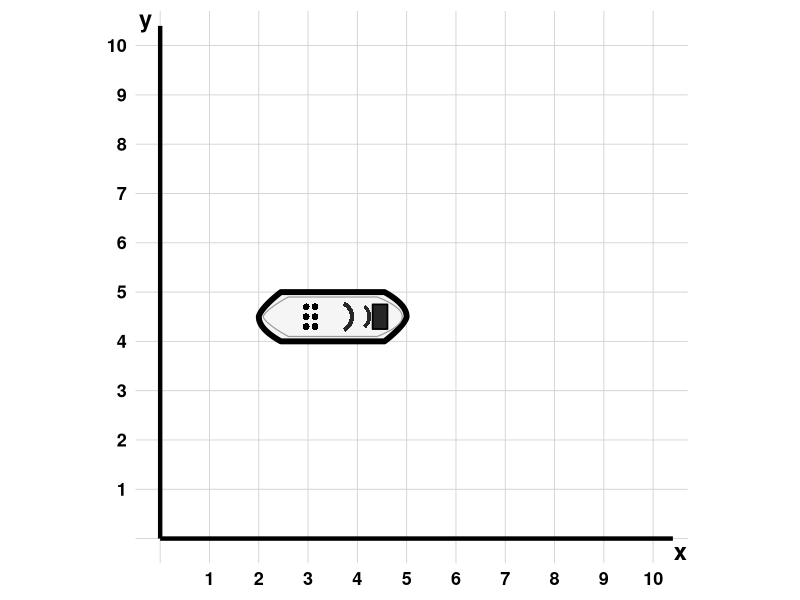

The R script that drew this image:
## ---- chunk 1
# ============================================================
# coordenadas_vertices_plano_cartesiano_metacognitivo_interpretacion_n2_schoice_v1
# Basado en item ICFES MAT-2026-1-022 (pregunta 116)
# Competencia: Interpretación y representación
# Componente: Geométrico-métrico
# Nivel: 2  |  DOK: 2  |  Bloom: Comprender
# ============================================================

library(ggplot2)

# === Helpers (Familia 1 y 5 — regla #21) ===
pick_int <- function(a, b) if (a >= b) a else sample(a:b, 1L)
safe_sample <- function(x, size, replace = TRUE) {
  if (length(x) == 0L)
    stop("safe_sample(): vector de entrada vacio o NULL.")
  if (length(x) == 1L) rep(x, size) else sample(x, size, replace = replace)
}

# === Parametros del plano ===
grid_max <- 10L

# === Parametros del barco (aleatorizados por semilla — regla #22) ===
ancho_barco <- pick_int(3L, 6L)
alto_barco  <- pick_int(1L, 2L)

x_min <- pick_int(1L, grid_max - ancho_barco)
x_max <- x_min + ancho_barco

# y_min: TODO el rango disponible, sin exclusiones.
#
# Hasta el 2026-07-28 este bloque aplicaba 4 exclusiones (y_min != x_min,
# y_max != x_max, y_min != x_max, y_max != x_min). Existian para que el
# retirado GEO-COORD-03 (4 puntos sobre la diagonal y = x) no mostrara puntos
# repetidos. Al sustituirlo por GEO-COORD-04 quedaron obsoletas.
#
# Medido por enumeracion exhaustiva (docs/BACKLOG.md P2.7): sin ninguna
# exclusion hay 374 versiones con 374 respuestas correctas distintas y CERO
# colisiones entre las 4 opciones. Retirarlas amplia el espacio un 68%
# (222 -> 374) sin ningun efecto adverso.
#
# Nota: la exclusion y_min != x_min se justificaba como "evita que
# GEO-COORD-01 (inversion) colapse sobre la correcta". Esa justificacion era
# FALSA: la inversion nunca puede igualar a la correcta, porque exigiria a la
# vez y_min == x_min e y_max == x_min, o sea alto_barco == 0, imposible con
# alto_barco >= 1.
#
# El stopifnot de unicidad (más abajo) sigue siendo la red de seguridad real.
y_pool <- 1L:(grid_max - alto_barco)
stopifnot(length(y_pool) > 0L)
y_min <- safe_sample(y_pool, 1L)
y_max <- y_min + alto_barco

# === Respuesta correcta ===
correcta <- paste0(
  "(", x_min, ", ", y_min, "); (",
  x_min, ", ", y_max, "); (",
  x_max, ", ", y_min, ") y (",
  x_max, ", ", y_max, ")."
)

# === Distractores ===
# GEO-COORD-01: Inversion de ejes (intercambia x <-> y)
dist_inv <- paste0(
  "(", y_min, ", ", x_min, "); (",
  y_max, ", ", x_min, "); (",
  y_min, ", ", x_max, ") y (",
  y_max, ", ", x_max, ")."
)

# GEO-COORD-02: Rango reducido (toma solo el centro del barco)
x_mid <- as.integer(floor((x_min + x_max) / 2))
dist_centro <- paste0(
  "(", x_mid, ", ", y_min, "); (",
  x_mid, ", ", y_max, "); (",
  x_mid + 1L, ", ", y_min, ") y (",
  x_mid + 1L, ", ", y_max, ")."
)

# GEO-COORD-04: Desplazamiento de una unidad al contar la cuadricula.
#
# SUSTITUYE a GEO-COORD-03 (4 puntos sobre la diagonal y = x), retirado el
# 2026-07-28 por ser estructuralmente eliminable: era la única opcion cuyos 4
# puntos tenian la forma (v,v) — colineales — mientras las otras tres comparten
# la estructura "2 valores de x x 2 valores de y". Un estudiante podia
# descartarlo por la FORMA del texto, sin mirar la figura (regla #22 §P5).
# Ver docs/BACKLOG.md P0.1.
#
# Este distractor conserva la estructura 2x2, así que solo se puede descartar
# leyendo las coordenadas reales del barco. La direccion del desplazamiento se
# adapta para no salirse de la grilla: a la derecha si hay margen, a la
# izquierda si el barco ya toca el borde derecho.
desplaz <- if (x_max < grid_max) 1L else -1L
dist_desplaz <- paste0(
  "(", x_min + desplaz, ", ", y_min, "); (",
  x_min + desplaz, ", ", y_max, "); (",
  x_max + desplaz, ", ", y_min, ") y (",
  x_max + desplaz, ", ", y_max, ")."
)

# === Verificar 4 opciones distintas ===
all_opts <- c(correcta, dist_inv, dist_centro, dist_desplaz)
stopifnot(length(unique(all_opts)) == 4L)
# Los 4 desplazamientos deben caer dentro de la grilla [1, grid_max]
stopifnot(x_min + desplaz >= 1L, x_max + desplaz <= grid_max)

# === Mezclar opciones (exshuffle: TRUE se encarga, pero preparamos sol) ===
opciones_pre <- list(
  correcta       = correcta,
  inv_ejes       = dist_inv,
  rango_reducido = dist_centro,
  desplazamiento = dist_desplaz
)
perm <- sample(4L)
opciones <- unlist(opciones_pre[perm], use.names = FALSE)
nombres  <- names(opciones_pre)[perm]
sol <- as.integer(nombres == "correcta")

# === Info de errores para Solution (identificados por contenido, regla #19) ===
errores_info <- list(
  inv_ejes = list(
    codigo = "GEO-COORD-01",
    nombre = "Inversión de ejes",
    texto = dist_inv,
    diagnostico = paste0(
      "Invierte las coordenadas x e y: lee la extensión horizontal ",
      "del barco (de x = ", x_min, " a x = ", x_max, ") como si estuviera en el ",
      "eje vertical, y la extensión vertical (de y = ", y_min,
      " a y = ", y_max, ") como si estuviera en el eje horizontal. ",
      "El par (x, y) se escribió como (y, x)."
    )
  ),
  rango_reducido = list(
    codigo = "GEO-COORD-02",
    nombre = "Rango reducido al centro",
    texto = dist_centro,
    diagnostico = paste0(
      "Reduce el rango horizontal a solo 1 unidad (toma x = ", x_mid,
      " y x = ", x_mid + 1L, " en lugar del rango completo x = ", x_min,
      " a x = ", x_max, "). No identifica los extremos izquierdo y ",
      "derecho del barco, sino que selecciona únicamente la parte central."
    )
  ),
  desplazamiento = list(
    codigo = "GEO-COORD-04",
    nombre = "Desplazamiento de una unidad al contar la cuadrícula",
    texto = dist_desplaz,
    diagnostico = paste0(
      "Identifica correctamente la forma del rectángulo y el rango vertical ",
      "(de y = ", y_min, " a y = ", y_max, "), pero desplaza el rango ",
      "horizontal una unidad: reporta de x = ", x_min + desplaz,
      " a x = ", x_max + desplaz, " en lugar de x = ", x_min,
      " a x = ", x_max, ". Es el error clásico de contar los cuadros de la ",
      "cuadrícula en vez de leer las marcas del eje, o de empezar a contar ",
      "desde el primer cuadro que ocupa el barco en lugar de desde la línea ",
      "donde comienza."
    )
  )
)

# === Protagonista (variedad narrativa) ===
protagonistas <- c(
  "Tina", "Laura", "Sofía", "Miguel",
  "Carlos", "Ana", "Pedro", "Valentina"
)
protagonista <- safe_sample(protagonistas, 1L)

# === Reflexiones metacognitivas ===
reflexiones <- c(
  paste0(
    "Identificar los vértices de un rectángulo en el plano cartesiano ",
    "requiere distinguir claramente el eje x (horizontal) del eje y (vertical). ",
    "Una estrategia efectiva es ubicar primero los extremos izquierdo y derecho ",
    "(rango en x), y luego los extremos inferior y superior (rango en y)."
  ),
  paste0(
    "Los errores al leer coordenadas en el plano cartesiano suelen originarse en ",
    "la confusión entre las dos dimensiones. Practicar la lectura punto por ",
    "punto, verificando primero la coordenada x y luego la y, ayuda a consolidar ",
    "esta habilidad."
  ),
  paste0(
    "Al resolver problemas con coordenadas, conviene verificar que cada par (x, y) ",
    "efectivamente corresponde a un punto del objeto representado. Marcar los puntos ",
    "extremos en el gráfico antes de escribir la respuesta reduce ",
    "significativamente los errores."
  ),
  paste0(
    "La metacognición en geometría analítica implica ser consciente ",
    "de qué eje se está leyendo. Un error frecuente es asumir que el ",
    "primer número siempre es la coordenada horizontal, sin verificarlo ",
    "visualmente en el plano."
  )
)
reflexion <- safe_sample(reflexiones, 1L)

# === Dibujar barco parametrico ===
dibujar_barco <- function(xmn, xmx, ymn, ymx, gmax, filename) {
  cx <- (xmn + xmx) / 2;  cy <- (ymn + ymx) / 2
  w  <- xmx - xmn;        h  <- ymx - ymn
  n  <- 400L
  tf <- seq(0, 1, length.out = n)

  # INVARIANTE I-2 (ver .claude/rules/barco-parametrico.md): prof(t) vale EXACTAMENTE
  # h/2 en el tramo central, de modo que el casco toca ymn e ymx y su bounding box
  # ES la respuesta correcta. No suavizar ni alargar estas fracciones sin re-verificar
  # la enumeracion exhaustiva de las 222 combinaciones.
  prof <- function(t) {
    ifelse(t < 0.15,
      (h / 2) * (t / 0.15)^0.7,
      ifelse(t < 0.85,
        h / 2,
        (h / 2) * ((1 - t) / 0.15)^0.5))
  }

  xt <- xmn + tf * w;  yt <- cy + prof(tf)
  xb <- xmx - tf * w;  yb <- cy - prof(tf)
  hull_df <- data.frame(x = c(xt, xb), y = c(yt, yb))

  ix <- w * 0.03;  iy <- h * 0.10
  pi2 <- function(t) {
    ifelse(t < 0.18,
      ((h / 2) - iy) * (t / 0.18)^0.7,
      ifelse(t < 0.82,
        (h / 2) - iy,
        ((h / 2) - iy) * ((1 - t) / 0.18)^0.5))
  }
  ixt <- (xmn + ix) + tf * (w - 2 * ix)
  inner_df <- data.frame(
    x = c(ixt, rev(ixt)),
    y = c(cy + pi2(tf), cy - pi2(rev(tf)))
  )

  ph_df <- data.frame(
    x = rep(c(cx - w * 0.18, cx - w * 0.12), each = 3),
    y = rep(c(cy + h * 0.20, cy, cy - h * 0.20), 2)
  )

  # Radio de las bandas ACOTADO POR EL ANCHO (opcion D de docs/BACKLOG.md P1.1).
  # Las bandas tienen radio proporcional a h pero sus centros estan separados por
  # una fracción de w (0.16w - 0.03w = 0.13w). Con h máximo y w mínimo los radios
  # crecian mientras la separacion se encogia, y las dos bandas se fundian en una
  # sola mancha: 72.3% de solape en (w=3,h=2) y 65.2% en (w=4,h=2).
  # Acotar el radio por 0.25*w deja el solape en 37% como máximo — el mismo nivel
  # que (w=4,h=1), que ya se veia bien — y NO altera los casos alargados
  # (w=5,6 con h=1 quedan exactamente igual que antes).
  # Las bandas son decorativas: no participan del bounding box, así que este
  # cambio no toca la invariante I-2.
  rb <- min(h, w * 0.25)

  bt1 <- seq(-1.1, 1.1, length.out = 80)
  b1cx <- cx + w * 0.03
  b1_df <- data.frame(
    x = c(b1cx + rb * 0.46 * cos(bt1), b1cx + rb * 0.34 * cos(rev(bt1))),
    y = c(cy   + rb * 0.46 * sin(bt1), cy   + rb * 0.34 * sin(rev(bt1)))
  )
  bt2 <- seq(-0.9, 0.9, length.out = 60)
  b2cx <- cx + w * 0.16
  b2_df <- data.frame(
    x = c(b2cx + rb * 0.40 * cos(bt2), b2cx + rb * 0.30 * cos(rev(bt2))),
    y = c(cy   + rb * 0.40 * sin(bt2), cy   + rb * 0.30 * sin(rev(bt2)))
  )

  bw <- w * 0.10;  bh <- h * 0.50;  bcx <- cx + w * 0.32
  br_df <- data.frame(
    x = c(bcx - bw / 2, bcx + bw / 2, bcx + bw / 2, bcx - bw / 2),
    y = c(cy  - bh / 2, cy  - bh / 2, cy  + bh / 2, cy  + bh / 2)
  )

  p <- ggplot() +
    geom_hline(yintercept = 0:gmax, color = "gray82", linewidth = 0.3) +
    geom_vline(xintercept = 0:gmax, color = "gray82", linewidth = 0.3) +
    geom_segment(aes(x = 0, y = 0, xend = gmax + 0.4, yend = 0), linewidth = 1.5) +
    geom_segment(aes(x = 0, y = 0, xend = 0, yend = gmax + 0.4), linewidth = 1.5) +
    geom_polygon(data = hull_df, aes(x, y),
                 fill = "gray96", color = "black", linewidth = 2.0) +
    geom_polygon(data = inner_df, aes(x, y),
                 fill = NA, color = "gray60", linewidth = 0.4) +
    geom_polygon(data = b1_df, aes(x, y), fill = "gray15", color = NA) +
    geom_polygon(data = b2_df, aes(x, y), fill = "gray15", color = NA) +
    geom_polygon(data = br_df, aes(x, y),
                 fill = "gray15", color = "black", linewidth = 0.6) +
    geom_point(data = ph_df, aes(x, y),
               size = 2.0, shape = 16, color = "black") +
    scale_x_continuous(breaks = 1:gmax,
                       limits = c(-0.5, gmax + 0.7), expand = c(0, 0)) +
    scale_y_continuous(breaks = 1:gmax,
                       limits = c(-0.5, gmax + 0.7), expand = c(0, 0)) +
    annotate("text", x = gmax + 0.55, y = -0.25, label = "x",
             fontface = "bold", size = 6) +
    annotate("text", x = -0.30, y = gmax + 0.55, label = "y",
             fontface = "bold", size = 6) +
    coord_fixed() +
    theme_minimal(base_size = 14) +
    theme(
      panel.grid  = element_blank(),
      axis.text   = element_text(size = 13, color = "black", face = "bold"),
      axis.title  = element_blank(),
      plot.margin = margin(8, 12, 8, 8)
    )

  ggsave(filename, p, width = 7, height = 7, dpi = 150, bg = "white")
}

dibujar_barco(x_min, x_max, y_min, y_max, grid_max, "plano_barco.png")

# UID para anchors
ex_uid <- paste0(safe_sample(letters, 6L, replace = FALSE), collapse = "")
## ---- chunk 2
cat(paste0(
  protagonista, " está participando en un juego en el que se ubican barcos ",
  "en un plano cartesiano y se busca eliminar los barcos de otro jugador, ",
  "adivinando su ubicación. En un momento del juego, a ", protagonista,
  " le queda un barco ubicado como muestra la figura.\n\n"
))
cat("![](plano_barco.png){width=80%}\n\n")
cat(paste0(
  "¿Cuáles son las coordenadas (x, y) de los vértices que ",
  "encierran el barco que le queda a ", protagonista, "?\n"
))
## ---- chunk 3
for (i in seq_along(opciones)) {
  cat(paste0("* ", opciones[i], "\n"))
}
## ---- chunk 4
# --- Respuesta correcta ---
cat(paste0(
  "### Respuesta correcta {#resp-", ex_uid, "}\n\n",
  "La respuesta correcta es la que indica las coordenadas **",
  correcta, "**\n\n",
  "El barco ocupa la franja horizontal entre x = ", x_min,
  " y x = ", x_max, ", y entre y = ", y_min, " e y = ", y_max,
  ". Los cuatro vértices del rectángulo que encierra el barco son:\n\n",
  "$$\\left(", x_min, ",\\, ", y_min, "\\right), \\quad ",
  "\\left(", x_min, ",\\, ", y_max, "\\right), \\quad ",
  "\\left(", x_max, ",\\, ", y_min, "\\right), \\quad ",
  "\\left(", x_max, ",\\, ", y_max, "\\right)$$\n\n"
))

# --- Análisis por opción ---
cat("### Análisis de cada opción\n\n")
for (i in seq_along(opciones)) {
  nm <- nombres[i]
  if (nm == "correcta") {
    cat(paste0(
      "**Correcta: ", opciones[i], "**\n\n",
      "Identifica correctamente los cuatro vértices del rectángulo ",
      "que encierra el barco, leyendo el rango horizontal (x = ", x_min,
      " a x = ", x_max, ") y el rango vertical (y = ", y_min,
      " a y = ", y_max, ") de forma adecuada.\n\n"
    ))
  } else {
    err <- errores_info[[nm]]
    cat(paste0(
      "**", err$codigo, " — ", err$nombre, ": ",
      opciones[i], "**\n\n",
      err$diagnostico, "\n\n"
    ))
  }
}

# --- Procedimiento correcto ---
cat(paste0(
  "### Procedimiento correcto\n\n",
  "Para identificar los vértices del rectángulo que encierra un ",
  "objeto en el plano cartesiano:\n\n",
  "1. **Eje horizontal (x):** Observar el rango de valores de x que ocupa ",
  "el objeto. En este caso, el barco se extiende de x = ", x_min,
  " a x = ", x_max, ".\n",
  "2. **Eje vertical (y):** Observar el rango de valores de y que ocupa ",
  "el objeto. En este caso, el barco se extiende de y = ", y_min,
  " a y = ", y_max, ".\n",
  "3. **Vértices:** Combinar los valores extremos para obtener los ",
  "4 vértices: (", x_min, ", ", y_min, "), (",
  x_min, ", ", y_max, "), (", x_max, ", ", y_min, ") y (",
  x_max, ", ", y_max, ").\n\n"
))

# --- Propiedades del concepto ---
cat(paste0(
  "### Propiedades del concepto\n\n",
  "Cuatro propiedades que conviene tener presentes al leer coordenadas:\n\n",
  "1. En un par ordenado **(x, y)** la primera coordenada es **siempre** la ",
  "horizontal y la segunda la vertical. El orden no es intercambiable: ",
  "(", x_min, ", ", y_min, ") y (", y_min, ", ", x_min, ") son puntos ",
  ifelse(x_min == y_min, "iguales solo porque ambos valores coinciden; en general son distintos",
         "distintos del plano"), ".\n",
  "2. Un rectángulo de lados paralelos a los ejes queda **completamente ",
  "determinado por dos valores de x y dos de y**. Sus cuatro vértices son las ",
  "cuatro combinaciones posibles de esos valores, ni más ni menos.\n",
  "3. El rectángulo que **encierra** un objeto usa el valor **mínimo** y el ",
  "**máximo** que el objeto ocupa en cada eje. No sirve un punto interior ",
  "ni una parte del objeto.\n",
  "4. Los cuatro vértices de un rectángulo **nunca están alineados**. Si lo ",
  "estuvieran no encerrarían ninguna superficie, y no habría rectángulo.\n\n"
))

# --- Caso específico (transferencia) ---
sube <- if (y_max < grid_max) 1L else -1L
dir_txt <- if (sube > 0L) "hacia arriba" else "hacia abajo"
cat(paste0(
  "### Caso específico\n\n",
  "Supongamos que ", protagonista, " mueve el barco **una unidad ", dir_txt,
  "**, sin girarlo ni cambiar su tamaño. ¿Cuáles serían los nuevos vértices?\n\n",
  "El barco no se desplaza en horizontal, así que el rango en x **no cambia**: ",
  "sigue yendo de x = ", x_min, " a x = ", x_max, ". Solo se desplaza el rango ",
  "vertical, que pasa de y = ", y_min, " a y = ", y_max, " a ser de y = ",
  y_min + sube, " a y = ", y_max + sube, ". Los nuevos vértices son:\n\n",
  "$$\\left(", x_min, ",\\, ", y_min + sube, "\\right), \\quad ",
  "\\left(", x_min, ",\\, ", y_max + sube, "\\right), \\quad ",
  "\\left(", x_max, ",\\, ", y_min + sube, "\\right), \\quad ",
  "\\left(", x_max, ",\\, ", y_max + sube, "\\right)$$\n\n",
  "Este caso muestra que **los dos ejes se leen por separado**: mover el ",
  "objeto en vertical altera únicamente las segundas coordenadas. Confundir ",
  "los ejes, como hace uno de los distractores, cambiaría ambos a la vez.\n\n"
))

# --- Reflexión metacognitiva ---
cat(paste0("### Reflexión metacognitiva\n\n", reflexion, "\n\n"))

# --- Estrategia para evitar el error ---
cat(paste0(
  "### Estrategia para evitar el error\n\n",
  "1. Identificar primero el eje **horizontal** (x) y anotar los valores ",
  "mínimo y máximo que ocupa el objeto.\n",
  "2. Luego identificar el eje **vertical** (y) y anotar los valores ",
  "mínimo y máximo.\n",
  "3. Verificar que cada par ordenado (x, y) escriba primero la coordenada ",
  "horizontal y luego la vertical.\n",
  "4. Comprobar que los 4 vértices forman un rectángulo que ",
  "efectivamente encierra el objeto.\n"
))
## ---- chunk 5
for (i in seq_along(opciones)) {
  nm <- nombres[i]
  if (nm == "correcta") {
    cat("* Correcto. Los vértices corresponden al rectángulo que encierra el barco.\n")
  } else {
    err <- errores_info[[nm]]
    cat(paste0("* Incorrecto. ", err$codigo, ": ", err$nombre, ".\n"))
  }
}
